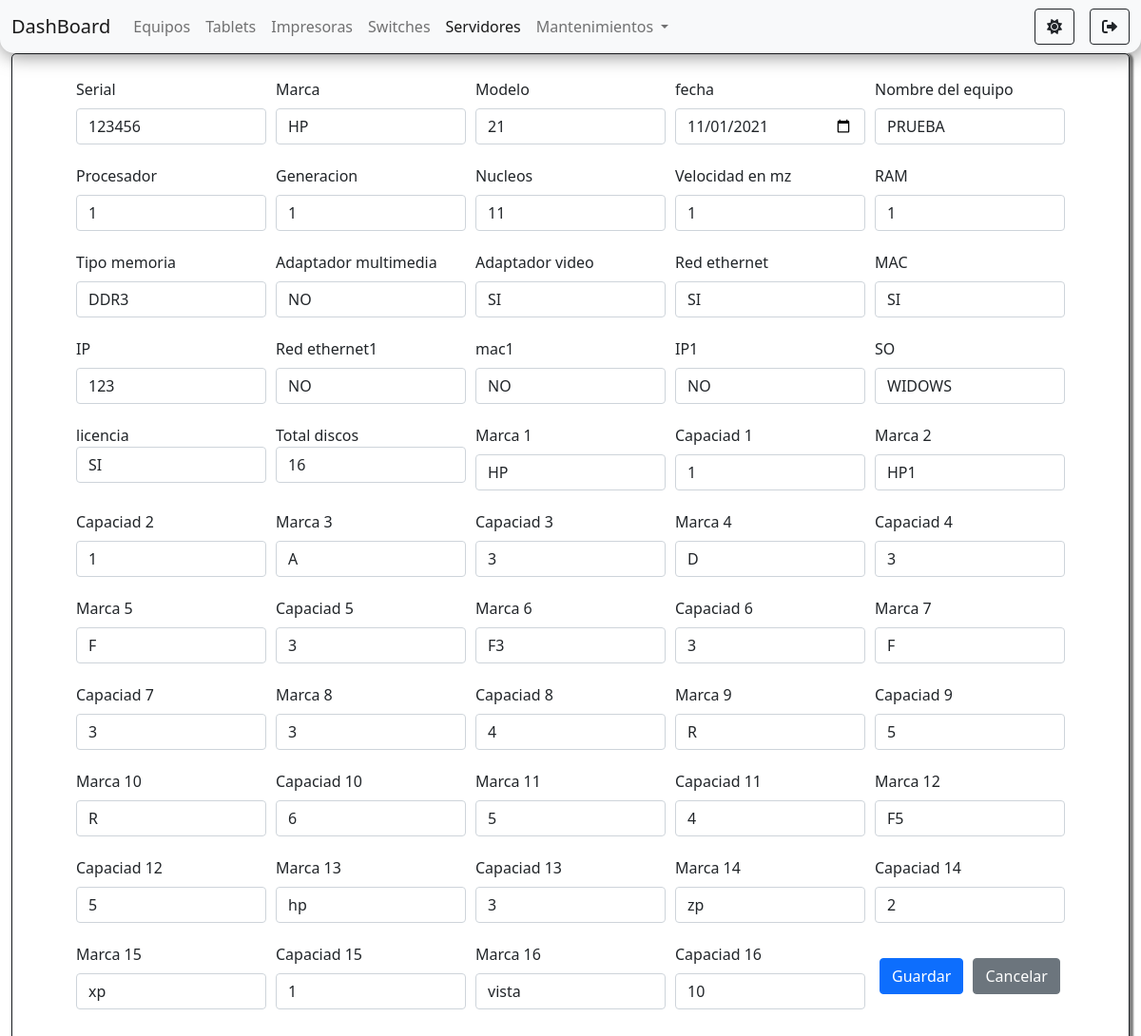
/pages/servidores/edid.php?id=1 (signed in), run on the app's committed database.
### tables this page shows
CREATE TABLE `servidores` (
  `id` int(11) NOT NULL,
  `serial` varchar(200) NOT NULL,
  `marca` varchar(200) NOT NULL,
  `modelo` varchar(200) NOT NULL,
  `fecha` date NOT NULL,
  `nombre_equipo` varchar(200) NOT NULL,
  `procesador` varchar(200) NOT NULL,
  `generacion` int(11) NOT NULL,
  `nucleos` int(11) NOT NULL,
  `velocidad_mz` int(11) NOT NULL,
  `ram` int(11) NOT NULL,
  `tipo_memoria` varchar(200) NOT NULL,
  `adaptador_multimedia` varchar(200) NOT NULL,
  `adaptador_video` varchar(200) NOT NULL,
  `red_ethernet` varchar(200) NOT NULL,
  `mac` varchar(200) NOT NULL,
  `ip` varchar(200) NOT NULL,
  `red_ethernet1` varchar(200) NOT NULL,
  `mac1` varchar(200) NOT NULL,
  `ip1` varchar(200) NOT NULL,
  `so` varchar(200) NOT NULL,
  `licencia` varchar(200) NOT NULL,
  `total_discos` int(11) NOT NULL,
  `marca1` varchar(200) DEFAULT NULL,
  `capacidad1` int(11) DEFAULT NULL,
  `marca2` varchar(200) DEFAULT NULL,
  `capacidad2` int(11) DEFAULT NULL,
  `marca3` varchar(200) DEFAULT NULL,
  `capacidad3` int(11) DEFAULT NULL,
  `marca4` varchar(200) DEFAULT NULL,
  `capacidad4` int(11) DEFAULT NULL,
  `marca5` varchar(200) DEFAULT NULL,
  `capacidad5` int(11) DEFAULT NULL,
  `marca6` varchar(200) DEFAULT NULL,
  `capacidad6` int(11) DEFAULT NULL,
  `marca7` varchar(200) DEFAULT NULL,
  `capacidad7` int(11) DEFAULT NULL,
  `marca8` varchar(200) DEFAULT NULL,
  `capacidad8` int(11) DEFAULT NULL,
  `marca9` varchar(200) DEFAULT NULL,
  `capacidad9` int(11) DEFAULT NULL,
  `marca10` varchar(200) DEFAULT NULL,
  `capacidad10` int(11) DEFAULT NULL,
  `marca11` varchar(200) DEFAULT NULL,
  `capacidad11` int(11) DEFAULT NULL,
  `marca12` varchar(200) DEFAULT NULL,
  `capacidad12` int(11) DEFAULT NULL,
  `marca13` varchar(200) DEFAULT NULL,
  `capacidad13` int(11) DEFAULT NULL,
  `marca14` varchar(200) DEFAULT NULL,
  `capacidad14` int(11) DEFAULT NULL,
  `marca15` varchar(200) DEFAULT NULL,
  `capacidad15` int(11) DEFAULT NULL,
  `marca16` varchar(200) DEFAULT NULL,
  `capacidad16` int(11) DEFAULT NULL
);

### pages/servidores/edid.php (the view, shortened to what this page needs)
<?php
    require_once("../../tables/tables.php");
    $id = $_GET['id'];
    $sql = "SELECT * FROM servidores WHERE id='$id'";
    $result = $connection->query($sql);
?>
<!doctype html>
<html lang="es">
<head>
    <link href="https://cdn.jsdelivr.net/npm/bootstrap@5.1.2/dist/css/bootstrap.min.css" rel="stylesheet"
>
    <link href='https://unpkg.com/boxicons@2.0.9/css/boxicons.min.css' rel='stylesheet'>
    <link rel="stylesheet" href="../../styles/styles.css">
    <link rel="stylesheet" href="https://cdnjs.cloudflare.com/ajax/libs/font-awesome/6.0.0-beta2/css/all.min.css"
 />
</head>
<body id="body">
    <nav class="navbar navbar-expand-lg navbar-light bg-light" id="navbar">
        <div class="container-fluid">
            <a class="navbar-brand" href="../../components/router.php?page=dashboard">DashBoard</a>
            <div class="collapse navbar-collapse" id="navbarSupportedContent">
                <ul class="navbar-nav me-auto mb-2 mb-lg-0">
                    <li class="nav-item">
                        <a class="nav-link" href="../../components/router.php?page=equipos">Equipos</a>
                    </li>
                    <li class="nav-item">
                        <a class="nav-link" href="../../components/router.php?page=tablets">Tablets</a>
                    </li>
                    <li class="nav-item">
                        <a class="nav-link" href="../../components/router.php?page=impresoras">Impresoras</a>
                    </li>
                    <li class="nav-item">
                        <a class="nav-link" href="../../components/router.php?page=switches">Switches</a>
                    </li>
                    <li class="nav-item">
                        <a class="nav-link active" aria-current="page"
                            href="../../components/router.php?page=servidores">Servidores</a>
                    </li>
                    <li class="nav-item dropdown">
                        <a class="nav-link dropdown-toggle" href="#" id="navbarScrollingDropdown" role="button"
                            data-bs-toggle="dropdown" aria-expanded="false">
                            Mantenimientos
                        </a>
                    </li>
                </ul>
                <div class="d-flex">
                    <button class="btn me-3 btn-outline-dark" id="btn-oscuro" onclick="onModoOscuro()"
                        title="Modo oscuro"><i class="fas fa-sun"></i></button>
                    <a href="../../components/router.php?page=logout" class="btn btn-outline-dark" id="btn-salir"
                        title="Salir"><i class="fas fa-sign-out-alt"></i></a>
                </div>
            </div>
        </div>
    </nav>
    <div class="container-fluid d-flex justify-content-center align-items-center" id="form-content ">
        <form action="../../components/servidores/edidForm.php" method="POST" id="form_edit_tablets" class="form">
            <?php while($row = $result -> fetch_assoc()){ ?>
            <div class="mb-3">
                <label for="serial" class="form-label">Serial</label>
                <input required type="text" name="serial" id="serial" placeholder="Serial" class="form-control"
                    value="<?php echo $row['serial'] ?>">
            </div>
            <div class="mb-3">
                <label for="marca" class="form-label">Marca</label>
                <input required type="text" name="marca" id="marca" placeholder="marca" class="form-control"
                    value="<?php echo $row['marca'] ?>">
            </div>
            <div class="mb-3">
                <label for="modelo" class="form-label">Modelo</label>
                <input required type="text" name="modelo" id="modelo" placeholder="Modelo" class="form-control"
                    value="<?php echo $row['modelo'] ?>">
            </div>
            <div class="mb-3">
                <label for="fecha" class="form-label">fecha</label>
                <input required type="date" name="fecha" id="fecha" placeholder="fecha" class="form-control"
                    value="<?php echo $row['fecha'] ?>">
            </div>
            <div class="mb-3">
                <label for="nombre_equipo" class="form-label">Nombre del equipo</label>
                <input required type="text" name="nombre_equipo" id="nombre_equipo" placeholder="Nombre del equipo"
                    class="form-control" value="<?php echo $row['nombre_equipo'] ?>">
            </div>
            <div class="mb-3">
                <label for="procesador" class="form-label">Procesador</label>
                <input required type="text" name="procesador" id="procesador" placeholder="procesador"
                    class="form-control" value="<?php echo $row['procesador'] ?>">
            </div>
            <div class="mb-3">
                <label for="generacion" class="form-label">Generacion</label>
                <input required type="number" name="generacion" id="generacion" placeholder="generacion"
                    class="form-control" value="<?php echo $row['generacion'] ?>">
            </div>
            <div class="mb-3">
                <label for="nucleos" class="form-label">Nucleos</label>
                <input required type="number" name="nucleos" id="nucleos" placeholder="nucleos" class="form-control"
                    value="<?php echo $row['nucleos'] ?>">
            </div>
            <div class="mb-3">
                <label for="velocidad_mz" class="form-label">Velocidad en mz</label>
                <input required type="text" name="velocidad_mz" id="velocidad_mz" placeholder="velocidad_mz"
                    class="form-control" value="<?php echo $row['velocidad_mz'] ?>">
            </div>
            <div class="mb-3">
                <label for="ram" class="form-label">RAM</label>
                <input required type="text" name="ram" id="ram" placeholder="RAM" class="form-control"
                    value="<?php echo $row['ram'] ?>">
            </div>
            <div class="mb-3">
                <label for="tipo_memoria" class="form-label">Tipo memoria</label>
                <input required type="text" name="tipo_memoria" id="tipo_memoria" placeholder="tipo_memoria"
                    class="form-control" value="<?php echo $row['tipo_memoria'] ?>">
            </div>
            <div class="mb-3">
                <label for="adaptador_multimedia" class="form-label">Adaptador multimedia</label>
                <input required type="text" name="adaptador_multimedia" id="adaptador_multimedia"
                    placeholder="adaptador_multimedia" class="form-control"
                    value="<?php echo $row['adaptador_multimedia'] ?>">
            </div>
            <div class="mb-3">
                <label for="adaptador_video" class="form-label">Adaptador video</label>
                <input required type="text" name="adaptador_video" id="adaptador_video" placeholder="adaptador_video"
                    class="form-control" value="<?php echo $row['adaptador_video'] ?>">
            </div>
            <div class="mb-3">
                <label for="red_ethernet" class="form-label">Red ethernet</label>
                <input required type="text" name="red_ethernet" id="red_ethernet" placeholder="red_ethernet"
                    class="form-control" value="<?php echo $row['red_ethernet'] ?>">
            </div>
            <div class="mb-3">
                <label for="mac" class="form-label">MAC</label>
                <input required type="text" name="mac" id="mac" placeholder="mac" class="form-control"
                    value="<?php echo $row['mac'] ?>">
            </div>
            <div class="mb-3">
                <label for="ip" class="form-label">IP</label>
                <input required type="text" name="ip" id="ip" placeholder="ip" class="form-control"
                    value="<?php echo $row['ip'] ?>">
            </div>
            <div class="mb-3">
                <label for="red_ethernet1" class="form-label">Red ethernet1</label>
                <input required type="text" name="red_ethernet1" id="red_ethernet1" placeholder="red_ethernet1"
                    class="form-control" value="<?php echo $row['red_ethernet1'] ?>">
            </div>
            <div class="mb-3">
                <label for="mac1" class="form-label">mac1</label>
                <input required type="text" name="mac1" id="mac1" placeholder="mac1" class="form-control"
                    value="<?php echo $row['mac1'] ?>">
            </div>
            <div class="mb-3">
                <label for="ip1" class="form-label">IP1</label>
                <input required type="text" name="ip1" id="ip1" placeholder="ip1" class="form-control"
                    value="<?php echo $row['ip1'] ?>">
            </div>
            <div class="mb-3">
                <label for="so" class="form-label">SO</label>
                <input required type="text" name="so" id="so" placeholder="so" class="form-control"
                    value="<?php echo $row['so'] ?>">
            </div>
            <div class="mb-3">
                <label for="licencia" class="form-llicencia">licencia</label>
                <input required type="text" name="licencia" id="licencia" placeholder="licencia" class="form-control"
                    value="<?php echo $row['licencia'] ?>">
            </div>
            <div class="mb-3">
                <label for="total_discos" class="form-llicencia">Total discos</label>
                <input required type="text" name="total_discos" id="total_discos" placeholder="total_discos"
                    class="form-control" value="<?php echo $row['total_discos'] ?>">
            </div>
            <?php
                    for ($i=1; $i <= 16 ; $i++) {
                        $marca = [0, 'marca1', 'marca2', 'marca3', 'marca4', 'marca5', 'marca6', 'marca7', 'marca8', 'marca9', 'marca10', 'marca11', 'marca12', 'marca13', 'marca14', 'marca15', 'marca16'];
                        $capacidad = [0, 'capacidad1', 'capacidad2', 'capacidad3', 'capacidad4', 'capacidad5', 'capacidad6', 'capacidad7', 'capacidad8', 'capacidad9', 'capacidad10', 'capacidad11', 'capacidad12', 'capacidad13', 'capacidad14', 'capacidad15', 'capacidad16'];
                        echo "
                        <div class='mb-3'>
                            <label for='marca$i' class='form-label'>Marca $i</label>
                            <input required type='text' name='marca$i' id='marca$i' placeholder='marca$i' class='form-control' value='".$row[$marca[$i]]."'>
                        </div>
                        <div class='mb-3'>
                            <label for='capacidad$i' class='form-label'>Capaciad $i</label>
                            <input required type='number' name='capacidad$i' id='capacidad$i' placeholder='capacidad$i' class='form-control' value='".$row[$capacidad[$i]]."'>
                        </div>
                        ";
                    }
                ?>
            <?php } ?>
            <div class="mb-3 d-flex justify-content-around align-items-center">
                <button class="btn btn-primary text-white" type="submit" onclick="change()">Guardar</button>
                <a href="../../pages/servidores/servidores.php" class="btn btn-secondary" onclick="change('error')">Cancelar</a>
            </div>
        </form>
    </div>
</body>
</html>

### styles/styles.css (style rules this page uses)
body { min-height: 100vh; }
#navbar { box-shadow: 2px 2px 20px rgb(0 0 0 / 50%); border-bottom-left-radius: 15px; border-bottom-right-radius: 15px; }
form { max-height: 90vh; overflow-X: hidden; justify-content: center; width: 100vw; display: flex; flex-wrap: wrap ; padding: 20px; border-radius: 5px; border: 1px solid #212529; box-shadow: 2px 2px 2px 2px rgba(0, 0, 0, 0.5); }
.mb-3 { width: 200px; margin: 5px; }

### data on the page
servidores: serial "123456", marca "HP", modelo "21", fecha "11/01/2021", nombre_equipo "PRUEBA", procesador "1", generacion "1", nucleos "11", velocidad_mz "1", ram "1", tipo_memoria "DDR3", adaptador_multimedia "NO", adaptador_video "SI", red_ethernet "SI", mac "SI", ip "123", red_ethernet1 "NO", mac1 "NO", ip1 "NO", so "WIDOWS", licencia "SI", total_discos "16", marca1 "HP", capacidad1 "1", marca2 "HP1", capacidad2 "1", marca3 "A", capacidad3 "3", marca4 "D", capacidad4 "3", marca5 "F", capacidad5 "3", marca6 "F3", capacidad6 "3", marca7 "F", capacidad7 "3", marca8 "3", capacidad8 "4", marca9 "R", capacidad9 "5", marca10 "R", capacidad10 "6", marca11 "5", capacidad11 "4", marca12 "F5", capacidad12 "5", marca13 "hp", capacidad13 "3", marca14 "zp", capacidad14 "2", marca15 "xp", capacidad15 "1", marca16 "vista", capacidad16 "10"
